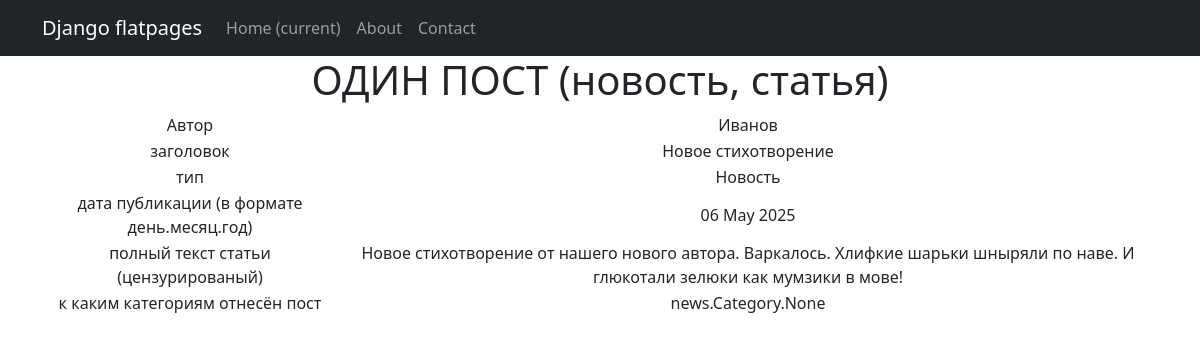
The page /news/1 (signed in) on the database its author committed.
### news/models.py (models this page shows, shortened)
class Post(models.Model):
    txt = 't'
    news = 'n'
    TIPS = [(txt, 'Статья'),(news, 'Новость'),]
    categorys = models.ManyToManyField(Category, through = 'PostCategory')
    author = models.ForeignKey(Author, on_delete=models.CASCADE, related_name='author_post')
    tip = models.CharField(max_length=1,choices=TIPS,default=txt)
    time_in = models.DateTimeField(auto_now_add=True)
    zagolov = models.CharField(max_length=100, default='')
    text = models.TextField()
    raiting = models.IntegerField(default=0)
    likes = models.IntegerField(default=0)
    dislikes = models.IntegerField(default=0)
    comments = models.ManyToManyField(User, through = 'Comment')
    def preview(self):
        stext = self.text[:123] + '...' if len(self.text) > 123 else self.text
        return stext
    def __str__(self):
        return f'{self.zagolov.title()}: {self.preview()} </br>'

class Author(models.Model):
   user = models.OneToOneField(User, on_delete=models.CASCADE)
   raiting = models.IntegerField(default=0)
   kolzap = models.IntegerField(default=0)
   timezap = models.DateTimeField(auto_now_add=True)
   def __str__(self):
       return self.user.username

### news/views.py (the view)
class PostDetail(PermissionRequiredMixin, DetailView):
    permission_required = ('news.view_post',)  # название права на добавление постов
    model = Post    # Указываем нашу разработанную форму
    template_name = 'post_uno.html' # Используемый шаблон — product.html
    context_object_name = 'post' # Название объекта, в котором будет выбранный пользователем продукт

### news/templatetags/custom_filters.py (called while the page is built)
@register.filter
def censor(text):
    zaprety = set(z.zapret.lower() for z in Zapret.objects.all())
    znaki='.,+-*/|\!?:; '
    rez=[text]
    for pr in range(len(znaki)):
        zn=znaki[pr]
        rz = []
        for text in rez:
            words = text.split(zn)
            k = 0
            for word in words:
                if k > 0: rz.append(zn)
                rz.append(word)
                k += 1
        rez=rz;rz=[]
    words = rez
    for word in words:
        if word.lower() in zaprety:
            rz.append(word[0] + '*' * (len(word)-1))
        else:
            rz.append(word)
    text = ''.join(rz)
    return text

### templates/post_uno.html (shortened to what this page needs)
{% extends 'flatpages/default.html' %}
{% load custom_filters %}
{% block content %}
<h1>ОДИН ПОСТ (новость, статья) </h1>
  <table>
      <tr>
          <td>Автор</td>
          <td>{{ post.author }}</td>
      </tr>
      <tr>
          <td>заголовок</td>
          <td>{{ post.zagolov|censor }}</td>
      </tr>
      <tr>
          <td>тип</td>
          <td>{{ post.get_tip_display }}</td>
      </tr>
      <tr>
          <td>дата публикации (в формате день.месяц.год)</td>
          <td>{{ post.time_in|date:'d M Y'  }}</td>
      </tr>
      <tr>
          <td>полный текст статьи (цензурированый)</td>
          <td>{{ post.text|censor }}</td>
      </tr>
      <tr>
          <td>к каким категориям отнесён пост</td>
          <td>{{ post.categorys }}</td>
      </tr>
       </table>
{% endblock content %}

### rows shown on the page
Post: author "Иванов", zagolov|censor "Новое стихотворение", tip "Новость", time_in "06 May 2025", text|censor "Новое стихотворение от нашего нового автора. Варкалось. Хлифкие шарьки шныряли по наве. И глюкотали зелюки как мумзики в мове!", categorys "news.Category.None"
